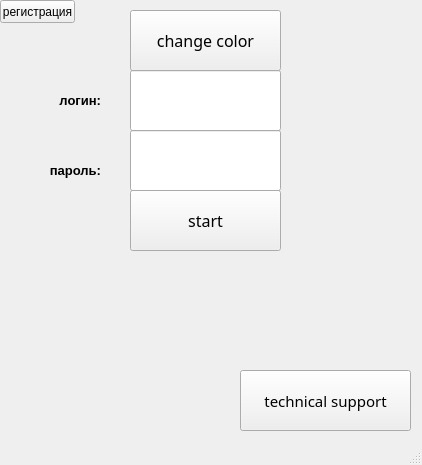
<?xml version="1.0" encoding="UTF-8"?>
<ui version="4.0">
 <class>MainWindow</class>
 <widget class="QMainWindow" name="MainWindow">
  <property name="geometry">
   <rect>
    <x>0</x>
    <y>0</y>
    <width>422</width>
    <height>465</height>
   </rect>
  </property>
  <property name="minimumSize">
   <size>
    <width>100</width>
    <height>100</height>
   </size>
  </property>
  <property name="windowTitle">
   <string>окно входа</string>
  </property>
  <widget class="QWidget" name="centralwidget">
   <widget class="QPushButton" name="support">
    <property name="geometry">
     <rect>
      <x>240</x>
      <y>370</y>
      <width>171</width>
      <height>61</height>
     </rect>
    </property>
    <property name="font">
     <font>
      <family>Segoe Print</family>
      <pointsize>11</pointsize>
     </font>
    </property>
    <property name="cursor">
     <cursorShape>ClosedHandCursor</cursorShape>
    </property>
    <property name="text">
     <string>technical support</string>
    </property>
   </widget>
   <widget class="QPushButton" name="changcolor">
    <property name="geometry">
     <rect>
      <x>130</x>
      <y>10</y>
      <width>151</width>
      <height>61</height>
     </rect>
    </property>
    <property name="font">
     <font>
      <family>Segoe Print</family>
      <pointsize>12</pointsize>
     </font>
    </property>
    <property name="cursor">
     <cursorShape>ClosedHandCursor</cursorShape>
    </property>
    <property name="text">
     <string>change color</string>
    </property>
   </widget>
   <widget class="QPushButton" name="start">
    <property name="geometry">
     <rect>
      <x>130</x>
      <y>190</y>
      <width>151</width>
      <height>61</height>
     </rect>
    </property>
    <property name="sizePolicy">
     <sizepolicy hsizetype="Minimum" vsizetype="Fixed">
      <horstretch>20</horstretch>
      <verstretch>0</verstretch>
     </sizepolicy>
    </property>
    <property name="font">
     <font>
      <family>Segoe Print</family>
      <pointsize>12</pointsize>
     </font>
    </property>
    <property name="cursor">
     <cursorShape>ClosedHandCursor</cursorShape>
    </property>
    <property name="text">
     <string>start</string>
    </property>
   </widget>
   <widget class="QLineEdit" name="lineEdit">
    <property name="geometry">
     <rect>
      <x>130</x>
      <y>70</y>
      <width>151</width>
      <height>61</height>
     </rect>
    </property>
    <property name="minimumSize">
     <size>
      <width>150</width>
      <height>0</height>
     </size>
    </property>
    <property name="font">
     <font>
      <family>Segoe Print</family>
      <pointsize>12</pointsize>
     </font>
    </property>
   </widget>
   <widget class="QPushButton" name="registrationbutton">
    <property name="geometry">
     <rect>
      <x>0</x>
      <y>0</y>
      <width>75</width>
      <height>23</height>
     </rect>
    </property>
    <property name="text">
     <string>регистрация</string>
    </property>
   </widget>
   <widget class="QLineEdit" name="lineEdit_2">
    <property name="geometry">
     <rect>
      <x>130</x>
      <y>130</y>
      <width>151</width>
      <height>61</height>
     </rect>
    </property>
    <property name="minimumSize">
     <size>
      <width>150</width>
      <height>0</height>
     </size>
    </property>
    <property name="font">
     <font>
      <family>Segoe Print</family>
      <pointsize>12</pointsize>
     </font>
    </property>
   </widget>
   <widget class="QLabel" name="label_2">
    <property name="geometry">
     <rect>
      <x>40</x>
      <y>160</y>
      <width>61</width>
      <height>21</height>
     </rect>
    </property>
    <property name="font">
     <font>
      <pointsize>10</pointsize>
      <weight>75</weight>
      <bold>true</bold>
     </font>
    </property>
    <property name="text">
     <string>пароль:</string>
    </property>
    <property name="alignment">
     <set>Qt::AlignRight|Qt::AlignTrailing|Qt::AlignVCenter</set>
    </property>
   </widget>
   <widget class="QLabel" name="label_3">
    <property name="geometry">
     <rect>
      <x>40</x>
      <y>90</y>
      <width>61</width>
      <height>21</height>
     </rect>
    </property>
    <property name="font">
     <font>
      <pointsize>10</pointsize>
      <weight>75</weight>
      <bold>true</bold>
     </font>
    </property>
    <property name="text">
     <string>логин:</string>
    </property>
    <property name="alignment">
     <set>Qt::AlignRight|Qt::AlignTrailing|Qt::AlignVCenter</set>
    </property>
   </widget>
  </widget>
  <widget class="QStatusBar" name="statusbar"/>
 </widget>
 <resources/>
 <connections/>
</ui>
